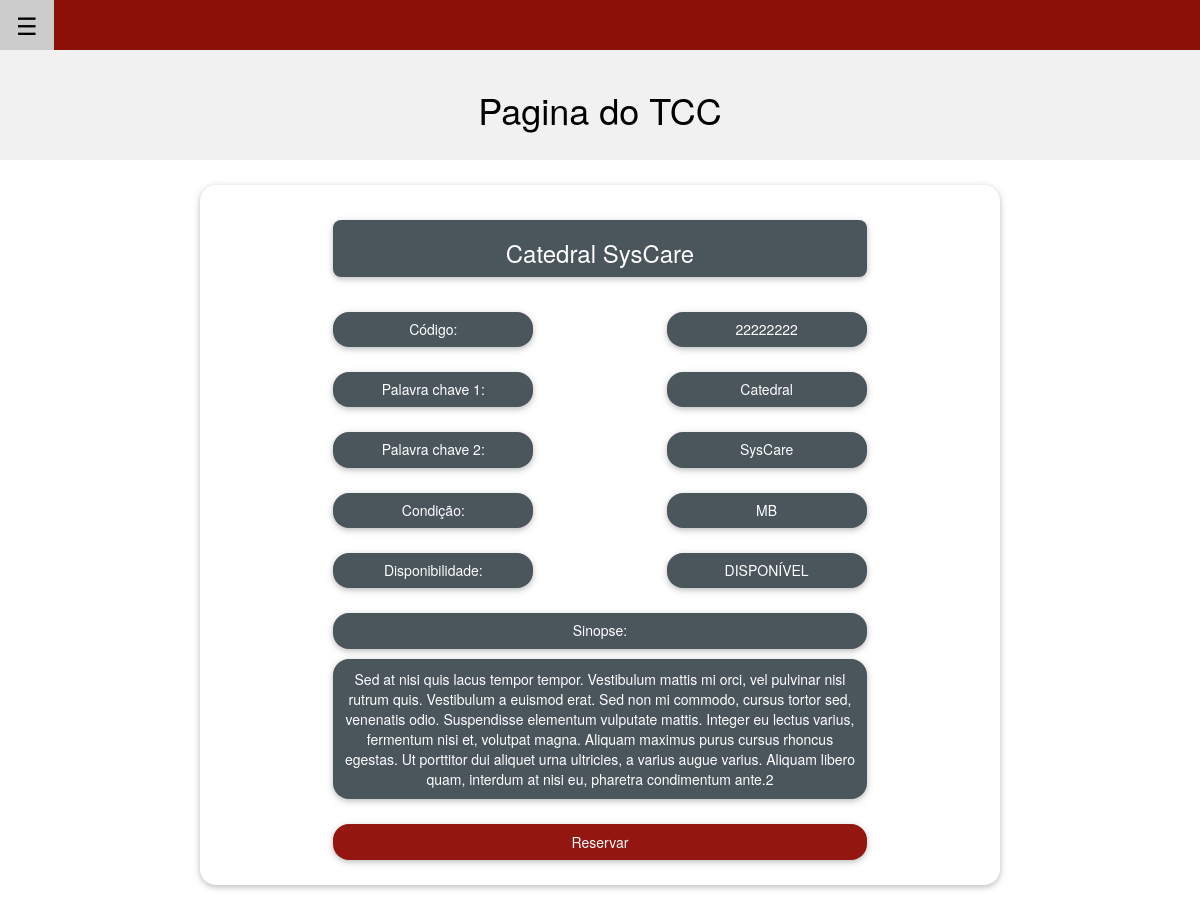
Screenshot of /pagTcc.php?id=2 (signed in) with the database file from the repository.
### tables this page shows
CREATE TABLE TB_TCC
(
	ID_TCC INT NOT NULL PRIMARY KEY AUTO_INCREMENT,
	COD_USUARIO INT NOT NULL,
	COD_COLECAO INT NOT NULL,
	TCC_CODIGO VARCHAR(50) NOT NULL,
	TCC_PALAVRACHAVE1 VARCHAR(50) NOT NULL,
	TCC_PALAVRACHAVE2 VARCHAR(50) NOT NULL,
	TCC_CONDICAO VARCHAR(50) NOT NULL,
	TCC_DISPONIBILIDADE BOOLEAN NOT NULL,
	TCC_TITULO VARCHAR(50) NOT NULL,
	TCC_SINOPSE TEXT(500) NOT NULL,
	CONSTRAINT FOREIGN KEY (COD_USUARIO) REFERENCES TB_USUARIO(ID_USUARIO),
	CONSTRAINT FOREIGN KEY (COD_COLECAO) REFERENCES TB_COLECAO(ID_COLECAO)
);

### bancoDados.class.php (called while the page is built, shortened)
<?php
    class bancoDadosBTCC
    {
        private $usuario;
        private $senha;
        private $banco;
        private $host;
        public function conectarBancoDados(){
            $conexao = mysqli_connect($this->getHost(), $this->getUsuario(), $this->getSenha())
            or die ("ERRO CONEXAO");
            if($conexao){
                mysqli_select_db($conexao, $this->getBanco())
                or die ("ERRO SELECT DATABASE");
            }
            return $conexao;
        }
        public function buscaTcc($id){
            $conexao = $this->conectarBancoDados();
            $comandoSQL = "SELECT TCC_CODIGO, TCC_PALAVRACHAVE1, TCC_PALAVRACHAVE2, TCC_CONDICAO, TCC_DISPONIBILIDADE, TCC_TITULO, TCC_SINOPSE FROM tb_tcc WHERE ID_TCC = '$id'";
            $result = mysqli_query($conexao, $comandoSQL);
            if(mysqli_num_rows($result) > 0)
            {
                $linha1 = "";
                while ($resultado = $result->fetch_array(MYSQLI_ASSOC))
                {
                    $codigo = $resultado['TCC_CODIGO'];
                    $pchave1 = $resultado['TCC_PALAVRACHAVE1'];
                    $pchave2 = $resultado['TCC_PALAVRACHAVE2'];
                    $condicao = $resultado['TCC_CONDICAO'];
                    $disponibilidade = $resultado['TCC_DISPONIBILIDADE'];
                    $titulo = $resultado['TCC_TITULO'];
                    $sinopse = $resultado['TCC_SINOPSE'];
                    $linha1 = $codigo."/".$pchave1."/".$pchave2."/".$condicao."/".$disponibilidade."/".$titulo."/".$sinopse;
                }
                return $linha1;
            }
            else{
                return "0";
            }
        }
        public function setUsuario($newUsuario)
        {
            $this->usuario = $newUsuario;
        }
        public function getUsuario()
        {
            return $this->usuario;
        }
        public function setSenha($newSenha)
        {
            $this->senha = $newSenha;
        }
        public function getSenha()
        {
            return $this->senha;
        }
        public function setBanco($newBanco)
        {
            $this->banco = $newBanco;
        }
        public function getBanco()
        {
            return $this->banco;
        }
        public function setHost($newHost)
        {
            $this->host = $newHost;
        }
        public function getHost()
        {
            return $this->host;
        }
    }

### pagTcc.php (the view, shortened to what this page needs)
<?php
    include "bancoDados.class.php";
    $banco = new bancoDadosBTCC("root", "", "localhost", "bd_btcc");
    if(!isset($_GET['id'])){
      $codigo = "NÃO ESPECIFICADO";
      $palavraC1 = "NÃO ESPECIFICADO";
      $palavraC2 = "NÃO ESPECIFICADO";
      $condicao = "NÃO ESPECIFICADO";
      $disponibilidade = "NÃO ESPECIFICADO";
      $titulo = "NÃO ESPECIFICADO";
      $sinopse = "NÃO ESPECIFICADO";
    }else{
        $codigo = " ";
        $palavraC1 = " ";
        $palavraC2 = " ";
        $condicao = " ";
        $disponibilidade = " ";
        $titulo = " ";
        $sinopse = " ";
        if(isset($_GET['id'])){
        $tcc = explode("/", $banco->buscaTcc($_SESSION['id']));
        $codigo =           $tcc[0];
        $palavraC1 =        $tcc[1];
        $palavraC2 =        $tcc[2];
        $condicao =         $tcc[3];
        $disponibilidade =  $tcc[4];
        $titulo =           $tcc[5];
        $sinopse =          $tcc[6];
      }
    }
?>
<!DOCTYPE html>
<html>
<link rel="stylesheet" type="text/css" href="css/w3.css">
<link rel="stylesheet" href="css/w3-theme-red.css">
<link rel="stylesheet" href="css/icon.css">
<link rel="stylesheet" href="https://maxcdn.bootstrapcdn.com/bootstrap/3.3.7/css/bootstrap.min.css">
<link type="text/css" rel="stylesheet" href="js/jquery-ui.css" />
<link rel="stylesheet" href="https://cdnjs.cloudflare.com/ajax/libs/font-awesome/4.7.0/css/font-awesome.min.css">
<body>
<div id="main">
<div class="w3-theme-d5 w3-card">
  <button id="openNav" class="w3-button w3-xlarge w3-theme-d5" onclick="w3_open()">&#9776;</button>
</div>
<div class="w3-container w3-center w3-light-gray">
   <br><h1 class="w3-animate-top">Pagina do TCC</h1><br>
</div>
<div class="w3-row">
  <div class="w3-col m2">&nbsp;</div>
  <div class="w3-col m8 w3-round-xlarge w3-card" style="margin-top: 25px; margin-bottom: 25px;">
    <div class="w3-row">
      <div class="w3-col m2">&nbsp;</div>
      <div class="w3-col m8 w3-light-gray w3-round-large w3-card w3-center w3-theme-cinza" style="margin-top: 35px; margin-bottom: 35px;">
        <h3><?php echo $titulo; ?></h3>
      </div>
      <div class="w3-col m2">&nbsp;</div>
    </div>
    <div class="w3-row">
      <div class="w3-col m2">&nbsp;</div>
      <div class="w3-col m3 w3-light-gray w3-round-xlarge w3-card w3-center w3-theme-cinza" style="margin-bottom: 25px;">
        <h5>Código:</h5>
      </div>
      <div class="w3-col m2">&nbsp;</div>
      <div class="w3-col m3 w3-light-gray w3-round-xlarge w3-card w3-center w3-theme-cinza" style="margin-bottom: 25px;">
        <h5><?php echo $codigo; ?></h5>
      </div>
      <div class="w3-col m2">&nbsp;</div>
    </div>
    <div class="w3-row">
      <div class="w3-col m2">&nbsp;</div>
      <div class="w3-col m3 w3-light-gray w3-round-xlarge w3-card w3-center w3-theme-cinza" style="margin-bottom: 25px;">
        <h5>Palavra chave 1:</h5>
      </div>
      <div class="w3-col m2">&nbsp;</div>
      <div class="w3-col m3 w3-light-gray w3-round-xlarge w3-card w3-center w3-theme-cinza" style="margin-bottom: 25px;">
        <h5><?php echo $palavraC1; ?></h5>
      </div>
      <div class="w3-col m2">&nbsp;</div>
    </div>
    <div class="w3-row">
      <div class="w3-col m2">&nbsp;</div>
      <div class="w3-col m3 w3-light-gray w3-round-xlarge w3-card w3-center w3-theme-cinza" style="margin-bottom: 25px;">
        <h5>Palavra chave 2:</h5>
      </div>
      <div class="w3-col m2">&nbsp;</div>
      <div class="w3-col m3 w3-light-gray w3-round-xlarge w3-card w3-center w3-theme-cinza" style="margin-bottom: 25px;">
        <h5><?php echo $palavraC2; ?></h5>
      </div>
      <div class="w3-col m2">&nbsp;</div>
    </div>
    <div class="w3-row">
      <div class="w3-col m2">&nbsp;</div>
      <div class="w3-col m3 w3-light-gray w3-round-xlarge w3-card w3-center w3-theme-cinza" style="margin-bottom: 25px;">
        <h5>Condição:</h5>
      </div>
      <div class="w3-col m2">&nbsp;</div>
      <div class="w3-col m3 w3-light-gray w3-round-xlarge w3-card w3-center w3-theme-cinza" style="margin-bottom: 25px;">
        <h5><?php echo $condicao; ?></h5>
      </div>
      <div class="w3-col m2">&nbsp;</div>
    </div>
    <div class="w3-row">
      <div class="w3-col m2">&nbsp;</div>
      <div class="w3-col m3 w3-light-gray w3-round-xlarge w3-card w3-center w3-theme-cinza" style="margin-bottom: 25px;">
        <h5>Disponibilidade:</h5>
      </div>
      <div class="w3-col m2">&nbsp;</div>
      <div class="w3-col m3 w3-light-gray w3-round-xlarge w3-card w3-center w3-theme-cinza" style="margin-bottom: 25px;">
        <h5><?php if($disponibilidade == "1") echo "DISPONÍVEL"; else echo "INDISPONÍVEL (!)"; ?></h5>
      </div>
      <div class="w3-col m2">&nbsp;</div>
    </div>
    <div class="w3-row">
      <div class="w3-col m2">&nbsp;</div>
      <div class="w3-col m8 w3-light-gray w3-round-xlarge w3-card w3-center w3-theme-cinza" style="margin-bottom: 10px;">
        <h5>Sinopse:</h5>
      </div>
      <div class="w3-col m2">&nbsp;</div>
    </div>
    <div class="w3-row">
      <div class="w3-col m2">&nbsp;</div>
      <div class="w3-col m8 w3-light-gray w3-round-xlarge w3-card w3-center w3-theme-cinza" style="margin-bottom: 25px; padding: 10px;">
         <?php echo $sinopse; ?>
      </div>
      <div class="w3-col m2">&nbsp;</div>
    </div>
    <div class="w3-row">
      <div class="w3-col m2">&nbsp;</div>
      <div class="w3-col m8 w3-center" style="margin-bottom: 25px;"">
        <?php
          if($disponibilidade == "1"){
            echo "<button style='width: 100%;' onclick='reservar(".$_SESSION['id'].")' type='submit' class='w3-button w3-round-xlarge w3-card w3-theme-btcc'>Reservar</button>";
          }else{
            echo "<div style='width:100%; padding:10px;' class='w3-hoverable w3-round-xlarge w3-card w3-theme-btcc'>INDISPONÍVEL</div>";
          }
        ?>
      </div>
      <div class="w3-col m2">&nbsp;</div>
    </div>
  </div>
  <div class="w3-col m2">&nbsp;</div>
</div>
</div>
</body>
</html>

### css/w3.css (style rules this page uses)
*,*:before,*:after { box-sizing:inherit }
html { -ms-text-size-adjust:100%;-webkit-text-size-adjust:100% }
body { margin:0 }
button,input,select,textarea { font:inherit;margin:0 }
button,input { overflow:visible }
button,select { text-transform:none }
button,html [type=button],[type=reset],[type=submit] { -webkit-appearance:button }
html,body { font-family:Verdana,sans-serif;font-size:15px;line-height:1.5 }
html { overflow-x:hidden }
h1 { font-size:36px }
h3 { font-size:24px }
h5 { font-size:18px }
h1,h2,h3,h4,h5,h6 { font-family:"Segoe UI",Arial,sans-serif;font-weight:400;margin:10px 0 }
.w3-btn,.w3-button { border:none;display:inline-block;outline:0;padding:8px 16px;vertical-align:middle;overflow:hidden;text-decoration:none;color:inherit;background-color:inherit;text-align:center;cursor:pointer;white-space:nowrap }
.w3-btn,.w3-button { -webkit-touch-callout:none;-webkit-user-select:none;-khtml-user-select:none;-moz-user-select:none;-ms-user-select:none;user-select:none }
.w3-main,#main { transition:margin-left .4s }
.w3-container:after,.w3-container:before,.w3-panel:after,.w3-panel:before,.w3-row:after,.w3-row:before,.w3-row-padding:after,.w3-row-padding:before, .w3-cell-row:before,.w3-cell-row:after,.w3-clear:after,.w3-clear:before,.w3-bar:before,.w3-bar:after { content:"";display:table;clear:both }
.w3-col,.w3-half,.w3-third,.w3-twothird,.w3-threequarter,.w3-quarter { float:left;width:100% }
@media (min-width:601px) { .w3-col.m2 { width:16.66666% } }
@media (min-width:601px) { .w3-col.m3,.w3-quarter { width:24.99999% } }
@media (min-width:601px) { .w3-col.m8,.w3-twothird { width:66.66666% } }
.w3-round-large { border-radius:8px }
.w3-round-xlarge { border-radius:16px }
.w3-container,.w3-panel { padding:0.01em 16px }
.w3-card,.w3-card-2 { box-shadow:0 2px 5px 0 rgba(0,0,0,0.16),0 2px 10px 0 rgba(0,0,0,0.12) }
.w3-animate-top { position:relative;animation:animatetop 0.4s }
.w3-xlarge { font-size:24px!important }
.w3-center { text-align:center!important }
.w3-light-grey,.w3-hover-light-grey:hover,.w3-light-gray,.w3-hover-light-gray:hover { color:#000!important;background-color:#f1f1f1!important }

### css/w3-theme-red.css (style rules this page uses)
.w3-theme-d5 { color:#fff !important; background-color:#8d1007 !important }
.w3-theme-btcc { color:#fff !important; background-color:#941611 !important }
.w3-theme-cinza { color:#fff !important; background-color:#4a555c !important }

### rows the page displays
tb_tcc: TCC_TITULO "Catedral SysCare", TCC_CODIGO "22222222", TCC_PALAVRACHAVE1 "Catedral", TCC_PALAVRACHAVE2 "SysCare", TCC_CONDICAO "MB", TCC_SINOPSE "Sed at nisi quis lacus tempor tempor. Vestibulum mattis mi orci, vel pulvinar nisl rutrum quis. Vestibulum a euismod erat. Sed non mi commodo, cursus tortor sed, venenatis odio. Suspendisse elementum vulputate mattis. Integer eu lectus varius, fermentum nisi et, volutpat magna. Aliquam maximus purus cursus rhoncus egestas. Ut porttitor dui aliquet urna ultricies, a varius augue varius. Aliquam libero quam, interdum at nisi eu, pharetra condimentum ante.2"
